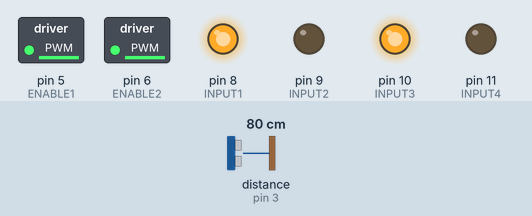
This sketch was run on a simulated Arduino Uno, built with avr-gcc and run on an emulated ATmega328P. Shown: switched loads named in the sketch (green lamp = pin HIGH), output pins drawn as LEDs (lit = HIGH). Wiring (inferred from the names in the program): ultrasonic range finder: trigger pin 2; echo pin 3. Dashed ring = blinking. The inputs (shaded band) are chosen by the test bench; at power-on: distance to the obstacle (sensor on pin 3) 80 cm. The echo pulse lasts 58.3 µs per cm; random numbers use the default seed unless the sketch sets one; pins used as bus, display or sensor lines are not drawn.

Above: at 1.2 s.
1.3 s: distance to the obstacle (sensor on pin 3) set to 34 cm
2.8 s: distance to the obstacle (sensor on pin 3) set to 26 cm
At 3.7 s:
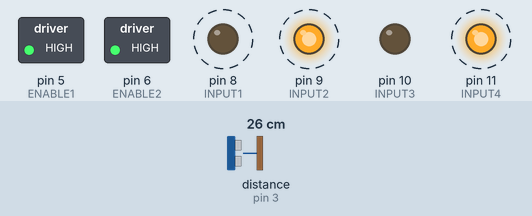
At 4.7 s:
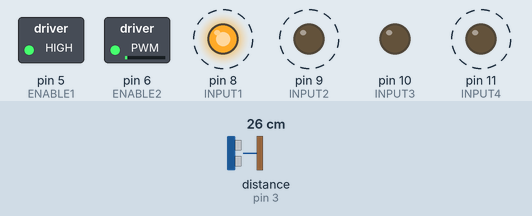
Timing chart, 0 to 11.8 s (numbered marks = the images above; inputs shaded):
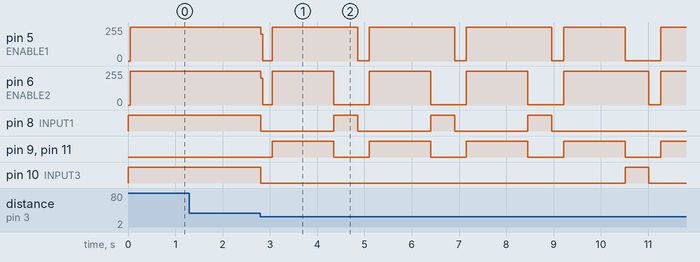

Measured:
- the behaviour switches between 31 and 30 cm on distance to the obstacle (sensor on pin 3) (found by bisection; images 0 and 1)
- after the input at 1.3 s, every drawn part: stays the same
- after the input at 2.8 s, pin 8 (INPUT1): alternates HIGH for 0.50 s and LOW for 1.6 s, 7 changes in all, then stays LOW, starting at once; pin 9 (INPUT2), pin 11 (INPUT4): alternates HIGH for 1.3 s and LOW for 0.75 s, starting after 0.25 s; pin 10 (INPUT3): HIGH → LOW at once, → HIGH 7.7 s later, → LOW 0.50 s later

The sketch:

Experiment_7_Object_Avoiding_Robot.ino
```cpp
// (licence header left out)
//HC-SR04 pins
const int TRIG = 2;
const int ECHO = 3;
//H-Bridge pins
const int ENABLE1 = 5;
const int INPUT1 = 8;
const int INPUT2 = 9;
const int ENABLE2 = 6;
const int INPUT3 = 10;
const int INPUT4 = 11;

float duration; //time of HC-SR04 pulse
float distance; // calculated distance

void setup() {
  //Set up HC-SR04
  pinMode (TRIG, OUTPUT);
  pinMode (ECHO, INPUT);
  //Set H-Bridge
  pinMode (ENABLE1, OUTPUT);
  pinMode (INPUT1, OUTPUT);
  pinMode (INPUT2, OUTPUT);
  pinMode (ENABLE2, OUTPUT);
  pinMode (INPUT3, OUTPUT);
  pinMode (INPUT4, OUTPUT);
  //Force stop both motors
  brake ("left");
  brake ("right");
}

void loop() {
  //Take reading from HC-SR04
  digitalWrite(TRIG, LOW);
  delayMicroseconds(2);
  digitalWrite(TRIG, HIGH);
  delayMicroseconds(10);
  digitalWrite(TRIG, LOW);
  duration = pulseIn(ECHO, HIGH);
  distance = (duration / 58);
  if (distance < 30) {
    brake ("left");
    brake ("right");
    delay (250); //stop for 1/4 second
    //reverse about 40cm
    reverse ("left", 255);
    reverse ("right", 255);
    delay (1300);
    int direction = random(2); //0 = left 1 = right
    if (direction == 0) {
      forward ("right", 255);
      brake ("left");
      delay (500);
    } else  {
      forward ("left", 255);
      brake ("right");
      delay (500);
    }
  } else {
    forward ("left", 255);
    forward ("right", 255);
  }
}
void forward (String motor, int speed)
{

  if (motor == "left") {
    digitalWrite (ENABLE1, LOW); //Disable H-Bridge
    digitalWrite (INPUT1, HIGH);
    digitalWrite (INPUT2, LOW);
    analogWrite (ENABLE1, speed); //PWM to drive left motor
    Serial.println (speed);
  } else {
    digitalWrite (ENABLE2, LOW); //Disable H-Bridge
    digitalWrite (INPUT3, HIGH);
    digitalWrite (INPUT4, LOW);
    analogWrite (ENABLE2, speed); //PWM to drive right motor
    Serial.println (speed);
  }
}

//Drive motor backward at the specified speed (0 – 255)
void reverse (String motor, int speed)
{
  if (motor == "left") {
    digitalWrite (ENABLE1, LOW); //Disable H-Bridge
    digitalWrite (INPUT1, LOW);
    digitalWrite (INPUT2, HIGH);
    analogWrite (ENABLE1, speed); //PWM to drive left motor
  } else {
    digitalWrite (ENABLE2, LOW); //Disable H-Bridge
    digitalWrite (INPUT3, LOW);
    digitalWrite (INPUT4, HIGH);
    analogWrite (ENABLE2, speed); //PWM to drive right motor
  }
}

//Stop motor
void brake (String motor)
{
  if (motor == "left") {
    digitalWrite (ENABLE1, LOW); //Disable H-Bridge
    digitalWrite (INPUT1, LOW);
    digitalWrite (INPUT2, LOW);
    analogWrite (ENABLE1, HIGH); //Brake left motor
  } else {
    digitalWrite (ENABLE2, LOW); //Disable H-Bridge
    digitalWrite (INPUT3, LOW);
    digitalWrite (INPUT4, LOW);
    analogWrite (ENABLE2, HIGH); //Brake right motor
  }
}
```
